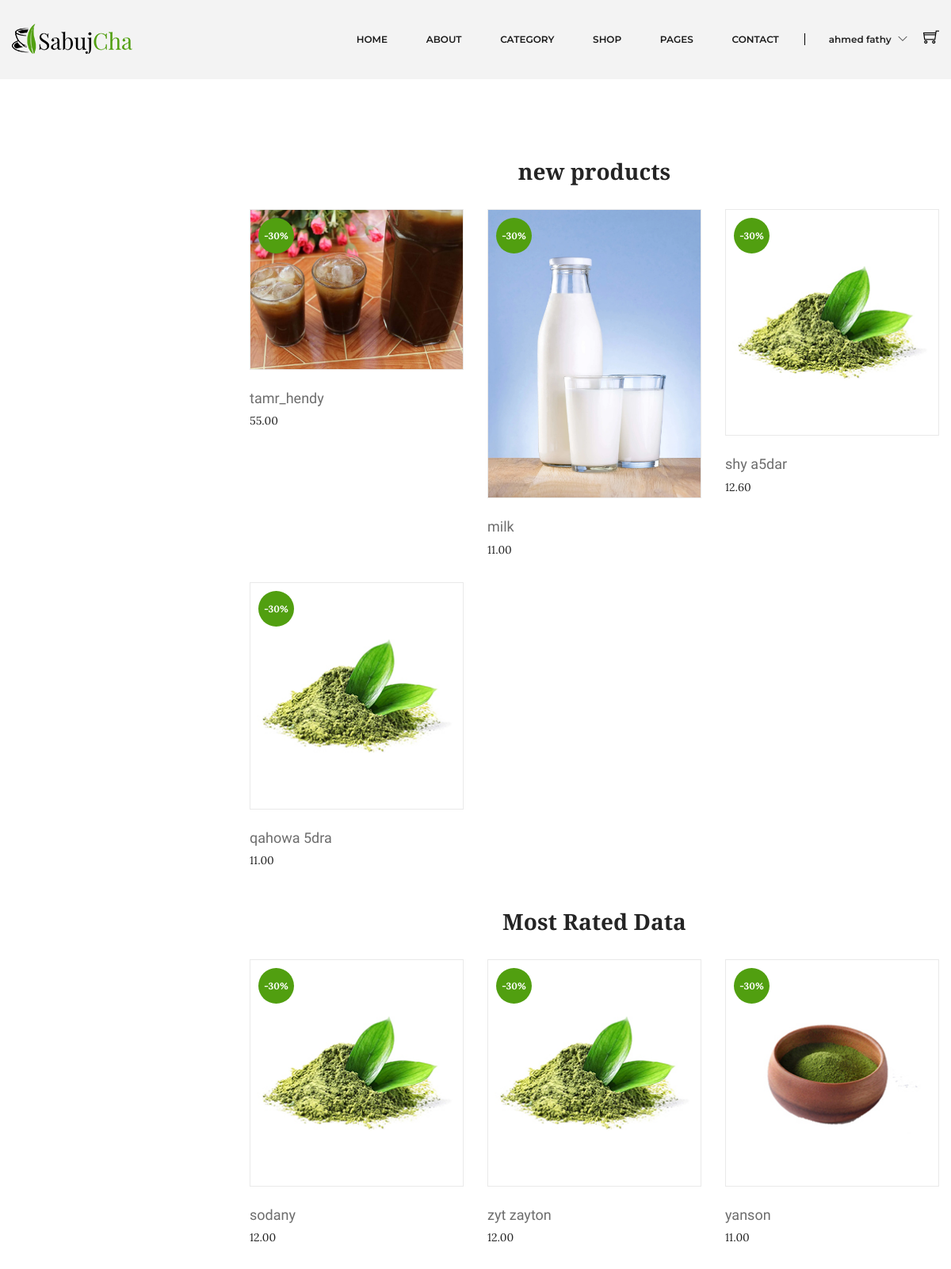
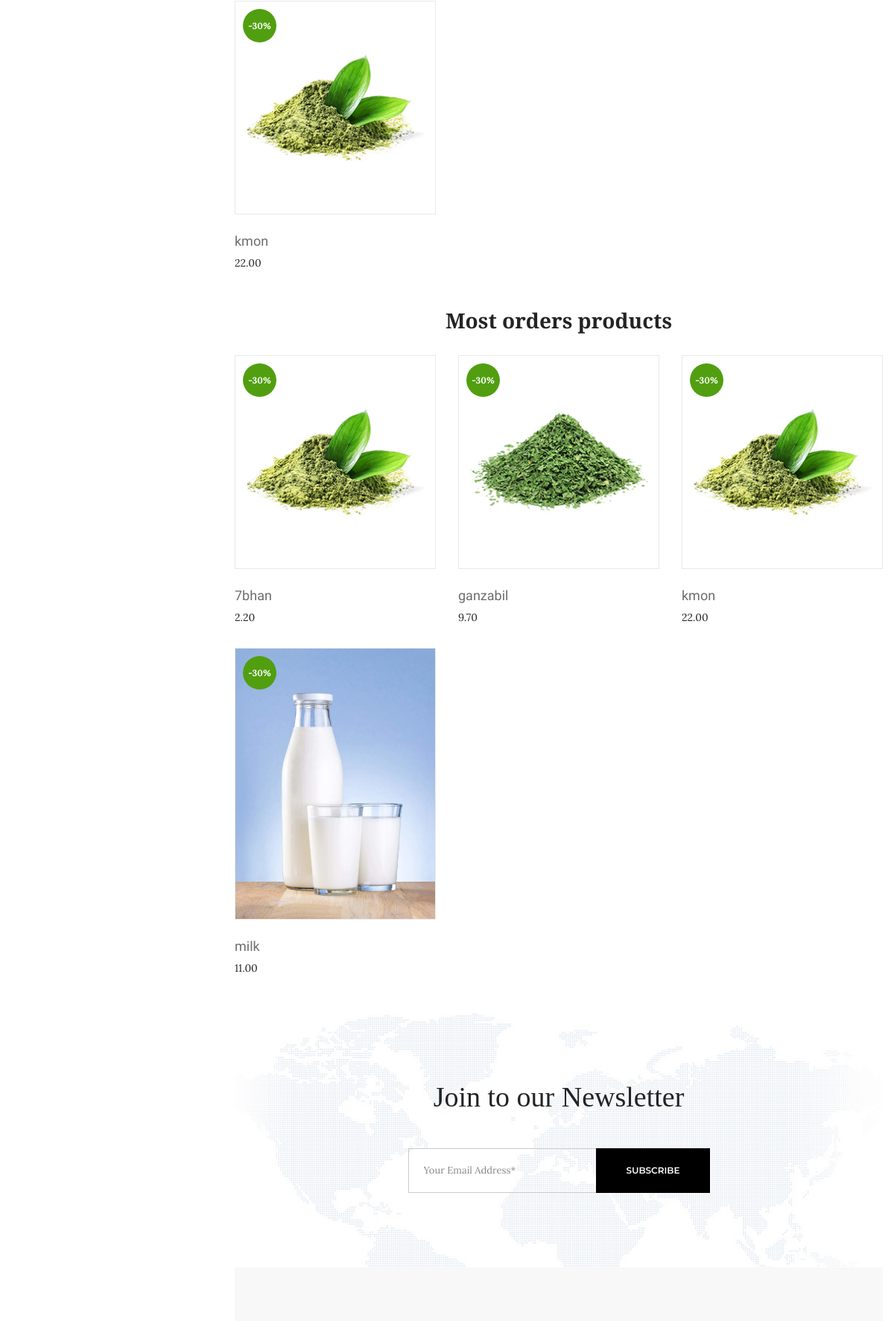
Screenshot of /ecommerce/php-final-p4-master/home.php (signed in, upper part) with the database file from the repository (2 pictures, top to bottom).
### tables this page shows
CREATE TABLE `products` (
  `id` int(10) NOT NULL,
  `name` varchar(255) DEFAULT NULL,
  `details` longtext DEFAULT NULL,
  `photo` varchar(255) DEFAULT 'default.png',
  `stock` int(10) DEFAULT NULL,
  `code` int(5) DEFAULT NULL,
  `status` tinyint(1) NOT NULL DEFAULT 1,
  `subcaterory_id` int(10) NOT NULL,
  `created_at` timestamp NOT NULL DEFAULT current_timestamp(),
  `updated_at` timestamp NOT NULL DEFAULT current_timestamp(),
  `price` decimal(8,2) DEFAULT NULL
);

CREATE TABLE `orders_products` (
  `product_id` int(10) NOT NULL,
  `order_id` int(10) NOT NULL,
  `price` float NOT NULL,
  `created_at` timestamp NOT NULL DEFAULT current_timestamp(),
  `updated_at` timestamp NOT NULL DEFAULT current_timestamp()
);

### ecommerce/php-final-p4-master/php/database.php (called while the page is built, shortened)
<?php
class database {
    public $DBserverName = 'localhost';
    public $DBuserName = 'root';
    public $DBpassword = '';
    public $DBName = 'nti_ecommercw';
    public $con;
    function __construct() {
        $this->con = new mysqli($this->DBserverName,$this->DBuserName,$this->DBpassword,$this->DBName);
    }
    public function runDQL($query)
    {
       $result = $this->con->query($query);
       $count=$result->num_rows;
       if($count > 0){
            return $result;
       }else{
           return [];
       }
    }
}

### ecommerce/php-final-p4-master/php/product.php (called while the page is built, shortened)
<?php
include_once "database.php";
class product extends database implements operation {
    public function getnewdata(){
        $query= "SELECT `products`.* from `products` ORDER BY `updated_at` DESC LIMIT 4 ";
        return $this->runDQL($query);
    }
    public function getMostRatedData(){
        $query= "SELECT `producr_review`.* from `producr_review` ORDER BY `producr_review`.`product_avg_rate` DESC LIMIT 4 ";
        return $this->runDQL($query);
    }
    public function getMostorderddData(){
        $query= "SELECT *, `products`.`name` FROM `product_orders` JOIN `products` ON `product_orders`.`product_id`=`products`.`id` ORDER BY `product_count` DESC   LIMIT 4 ";
        return $this->runDQL($query);
    }
}

### ecommerce/php-final-p4-master/home.php (the view, shortened to what this page needs)
<?php include_once "header.php" ?>
<div class="shop-page-area ptb-100">
    <div class="container">
        <div class="row flex-row-reverse">
            <div class="col-lg-9">
                <h3 class="text-center  "><b> new products </b></h3>
                <br>
                <div class="grid-list-product-wrapper">
                    <div class="product-grid product-view pb-20">
                        <div class="row">
                            <?php
                            include_once "php/product.php";
                            $productObj = new product;
                            $productData = $productObj->getnewdata();
                            if ($productData) {
                                $products = $productData->fetch_all(MYSQLI_ASSOC);
                                foreach ($products as $key => $value) {
                            ?>
                                    <div class="product-width col-xl-4 col-lg-4 col-md-4 col-sm-6 col-12 mb-30">
                                        <div class="product-wrapper">
                                            <div class="product-img">
                                                <a href="product-details.php?pro=<?php echo $value['id'] ?>">
                                                    <img alt="" src="assets/img/product/<?php echo $value['photo'] ?>">
                                                </a>
                                                <span>-30%</span>
                                                <div class="product-action">
                                                </div>
                                            </div>
                                            <div class="product-content text-left">
                                                <div class="product-hover-style">
                                                    <div class="product-title">
                                                        <h4>
                                                            <a href="product-details.php?pro=<?php echo $value['id'] ?>"><?php echo $value['name'] ?></a>
                                                        </h4>
                                                    </div>
                                                </div>
                                                <div>
                                                    <span class="product-price-old"><?php echo $value['price'] ?> </span>
                                                </div>
                                            </div>
                                        </div>
                                    </div>
                            <?php
                                }
                            } else {
                                echo "<div class='alert alert-warning'>There is no product yet</div>div";
                            }
                            ?>
                        </div>
                    </div>
    <h3 class="text-center  "><b> Most Rated Data </b></h3>
                <br>
                <div class="grid-list-product-wrapper">
                    <div class="product-grid product-view pb-20">
                        <div class="row">
                            <?php
                            include_once "php/product.php";
                            $productObj = new product;
                            $productData = $productObj->getMostRatedData();
                            if ($productData) {
                                $products = $productData->fetch_all(MYSQLI_ASSOC);
                                foreach ($products as $key => $value) {
                            ?>
                                    <div class="product-width col-xl-4 col-lg-4 col-md-4 col-sm-6 col-12 mb-30">
                                        <div class="product-wrapper">
                                            <div class="product-img">
                                                <a href="product-details.php?pro=<?php echo $value['id'] ?>">
                                                    <img alt="" src="assets/img/product/<?php echo $value['photo'] ?>">
                                                </a>
                                                <span>-30%</span>
                                                <div class="product-action">
                                                </div>
                                            </div>
                                            <div class="product-content text-left">
                                                <div class="product-hover-style">
                                                    <div class="product-title">
                                                        <h4>
                                                            <a href="product-details.php?pro=<?php echo $value['id'] ?>"><?php echo $value['name'] ?></a>
                                                        </h4>
                                                    </div>
                                                </div>
                                                <div>
                                                    <span class="product-price-old"><?php echo $value['price'] ?> </span>
                                                </div>
                                            </div>
                                        </div>
                                    </div>
                            <?php
                                }
                            } else {
                                echo "<div class='alert alert-warning'>There is no product yet</div>div";
                            }
                            ?>
                        </div>
                    </div>
                    <h3 class="text-center  "><b> Most orders products </b></h3>
                <br>
                <div class="grid-list-product-wrapper">
                    <div class="product-grid product-view pb-20">
                        <div class="row">
                            <?php
                            include_once "php/product.php";
                            $productObj = new product;
                            $productData = $productObj->getMostorderddData();
                            if ($productData) {
                                $products = $productData->fetch_all(MYSQLI_ASSOC);
                                foreach ($products as $key => $value) {
                            ?>
                                    <div class="product-width col-xl-4 col-lg-4 col-md-4 col-sm-6 col-12 mb-30">
                                        <div class="product-wrapper">
                                            <div class="product-img">
                                                <a href="product-details.php?pro=<?php echo $value['id'] ?>">
                                                    <img alt="" src="assets/img/product/<?php echo $value['photo'] ?>">
                                                </a>
                                                <span>-30%</span>
                                                <div class="product-action">
                                                </div>
                                            </div>
                                            <div class="product-content text-left">
                                                <div class="product-hover-style">
                                                    <div class="product-title">
                                                        <h4>
                                                            <a href="product-details.php?pro=<?php echo $value['id'] ?>"><?php echo $value['name'] ?></a>
                                                        </h4>
                                                    </div>
                                                </div>
                                                <div>
                                                    <span class="product-price-old"><?php echo $value['price'] ?> </span>
                                                </div>
                                            </div>
                                        </div>
                                    </div>
                            <?php
                                }
                            } else {
                                echo "<div class='alert alert-warning'>There is no product yet</div>div";
                            }
                            ?>
                        </div>
                    </div>
                    <div class="newsletter-area bg-image-2 pt-90 pb-100">
                        <div class="container">
                            <div class="product-top-bar section-border mb-45">
                                <div class="section-title-wrap text-center">
                                    <h3 class="section-title">Join to our Newsletter</h3>
                                </div>
                            </div>
                        </div>
                        <div class="container">
                            <div class="row justify-content-md-center">
                                <div class="col-lg-6 col-md-10 col-md-auto">
                                    <div class="footer-newsletter">
                                        <div id="mc_embed_signup" class="subscribe-form">
                                            <form action="http://devitems.us11.list-manage.com/subscribe/post?u=6bbb9b6f5827bd842d9640c82&amp;id=05d85f18ef" method="post" id="mc-embedded-subscribe-form" name="mc-embedded-subscribe-form" class="validate" target="_blank" novalidate>
                                                <div id="mc_embed_signup_scroll" class="mc-form">
                                                    <input type="email" value="" name="EMAIL" class="email" placeholder="Your Email Address*" required>
                                                    <div class="submit-button">
                                                        <input type="submit" value="Subscribe" name="subscribe" id="mc-embedded-subscribe" class="button">
                                                    </div>
                                                </div>
                                            </form>
                                        </div>
                                    </div>
                                </div>
                            </div>
                        </div>
                    </div>
                    <?php include_once "footer.php" ?>

### rows the page displays
products: photo (picture), name "tamr_hendy", price "55.00"
products: photo (picture), name "milk", price "11.00"
products: photo (picture), name "shy a5dar", price "12.60"
products: photo (picture), name "qahowa 5dra", price "11.00"
products: photo (picture), name "sodany", price "12.00"
products: photo (picture), name "zyt zayton", price "12.00"
products: photo (picture), name "yanson", price "11.00"
products: photo (picture), name "kmon", price "22.00"
orders_products: product.photo (picture), product.name "7bhan", product.price "2.20"
orders_products: product.photo (picture), product.name "ganzabil", product.price "9.70"
orders_products: product.photo (picture), product.name "kmon", product.price "22.00"
orders_products: product.photo (picture), product.name "milk", product.price "11.00"

### other values shown
$_SESSION['user']->first "ahmed"
$_SESSION['user']->last "fathy"
